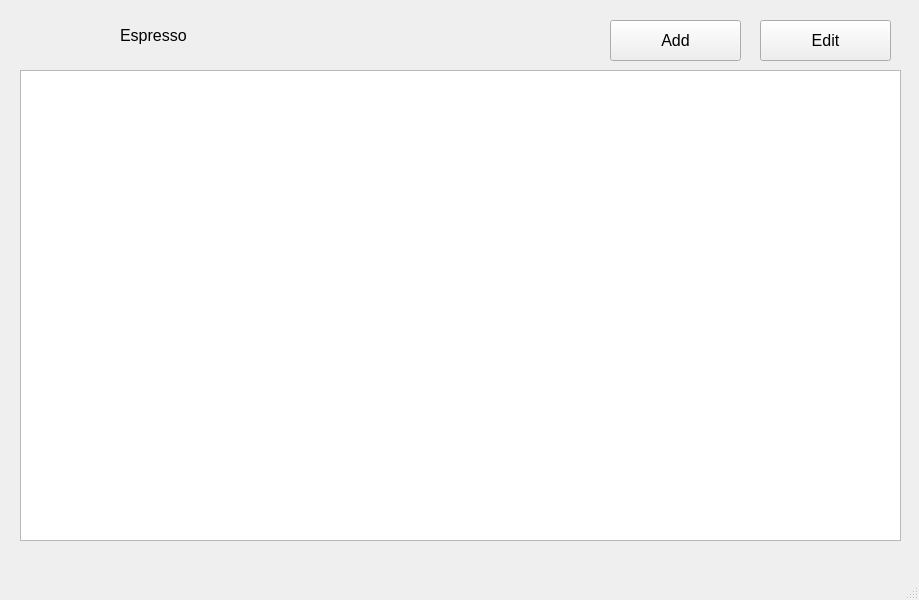
<?xml version="1.0" encoding="UTF-8"?>
<ui version="4.0">
 <class>MainWindow</class>
 <widget class="QMainWindow" name="MainWindow">
  <property name="geometry">
   <rect>
    <x>0</x>
    <y>0</y>
    <width>919</width>
    <height>600</height>
   </rect>
  </property>
  <property name="minimumSize">
   <size>
    <width>919</width>
    <height>600</height>
   </size>
  </property>
  <property name="maximumSize">
   <size>
    <width>919</width>
    <height>16777215</height>
   </size>
  </property>
  <property name="windowTitle">
   <string>Кофе</string>
  </property>
  <widget class="QWidget" name="centralwidget">
   <widget class="QTableWidget" name="tableWidget">
    <property name="geometry">
     <rect>
      <x>20</x>
      <y>70</y>
      <width>881</width>
      <height>471</height>
     </rect>
    </property>
   </widget>
   <widget class="QLabel" name="label">
    <property name="geometry">
     <rect>
      <x>120</x>
      <y>10</y>
      <width>331</width>
      <height>51</height>
     </rect>
    </property>
    <property name="font">
     <font>
      <pointsize>12</pointsize>
     </font>
    </property>
    <property name="text">
     <string>Espresso</string>
    </property>
   </widget>
   <widget class="QPushButton" name="pushButton">
    <property name="geometry">
     <rect>
      <x>610</x>
      <y>20</y>
      <width>131</width>
      <height>41</height>
     </rect>
    </property>
    <property name="font">
     <font>
      <pointsize>12</pointsize>
     </font>
    </property>
    <property name="text">
     <string>Add</string>
    </property>
   </widget>
   <widget class="QPushButton" name="pushButton_2">
    <property name="geometry">
     <rect>
      <x>760</x>
      <y>20</y>
      <width>131</width>
      <height>41</height>
     </rect>
    </property>
    <property name="font">
     <font>
      <pointsize>12</pointsize>
     </font>
    </property>
    <property name="text">
     <string>Edit</string>
    </property>
   </widget>
  </widget>
  <widget class="QMenuBar" name="menubar">
   <property name="geometry">
    <rect>
     <x>0</x>
     <y>0</y>
     <width>919</width>
     <height>26</height>
    </rect>
   </property>
  </widget>
  <widget class="QStatusBar" name="statusbar"/>
 </widget>
 <resources/>
 <connections/>
</ui>
